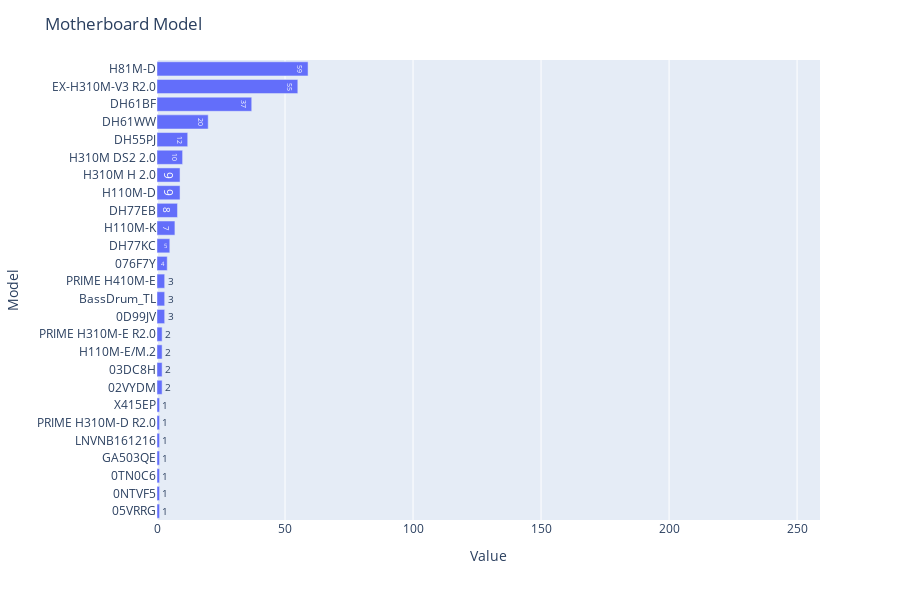

Notebook code for this chart:
### Code cell
fig1 = px.bar(mobodf, x = 'Value', y = 'Model' , text='Value', orientation='h')
fig1.update_layout(autosize=False, width=900, height=600, title="Motherboard Model", xaxis={'categoryorder':'total ascending'})
fig1.show()

### Figure 1 — Plotly figure (JSON) as saved in the notebook; plotly's stock layout.template omitted (floating-point values rounded to 4 significant figures; data arrays with more than 128 entries replaced by an {"elided": "..."} marker saying what was removed)
{"data": [{"alignmentgroup": "True", "hovertemplate": "Value=%{text}<br>Model=%{y}<extra></extra>", "legendgroup": "", "marker": {"color": "#636efa", "pattern": {"shape": ""}}, "name": "", "offsetgroup": "", "orientation": "h", "showlegend": false, "text": {"elided": "217 int values"}, "textposition": "auto", "type": "bar", "x": {"elided": "217 int values"}, "xaxis": "x", "y": {"elided": "217 str values"}, "yaxis": "y"}], "layout": {"autosize": false, "barmode": "relative", "height": 600, "legend": {"tracegroupgap": 0}, "margin": {"t": 60}, "title": {"text": "Motherboard Model"}, "width": 900, "xaxis": {"anchor": "y", "categoryorder": "total ascending", "domain": [0, 1], "title": {"text": "Value"}}, "yaxis": {"anchor": "x", "domain": [0, 1], "title": {"text": "Model"}}}}
